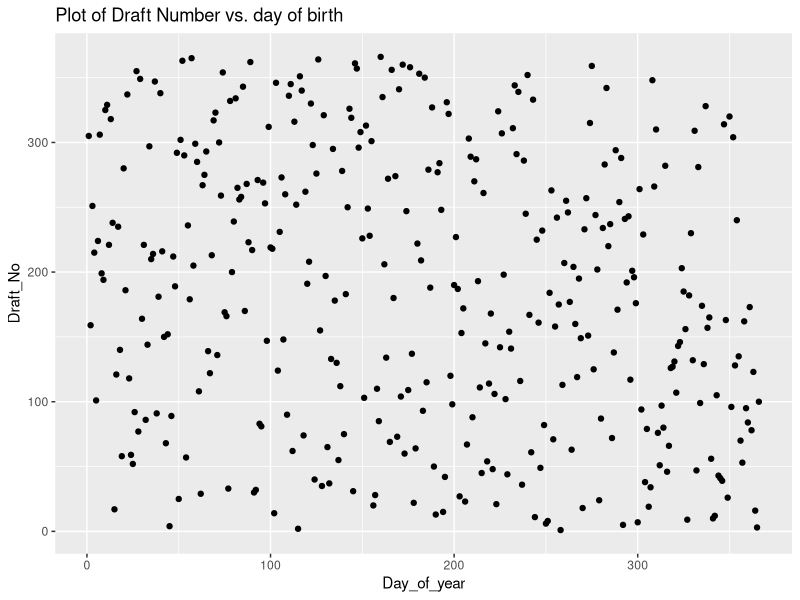
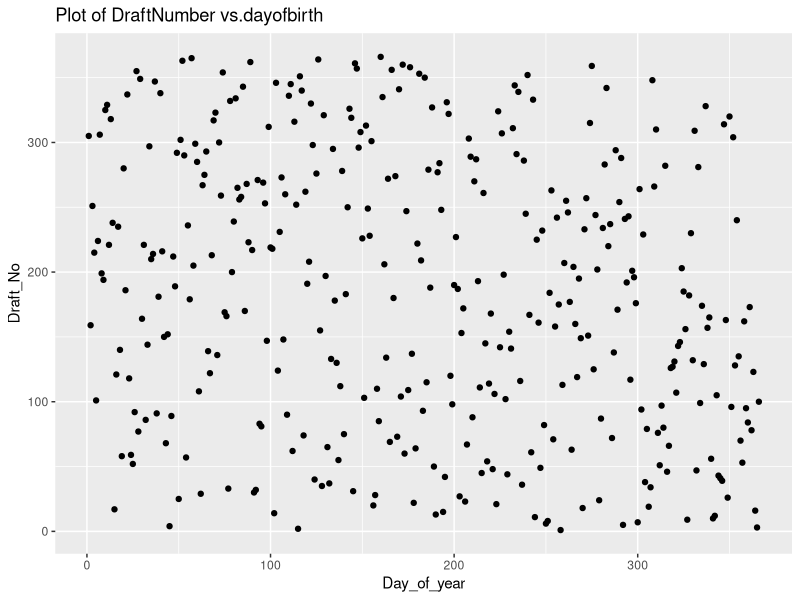
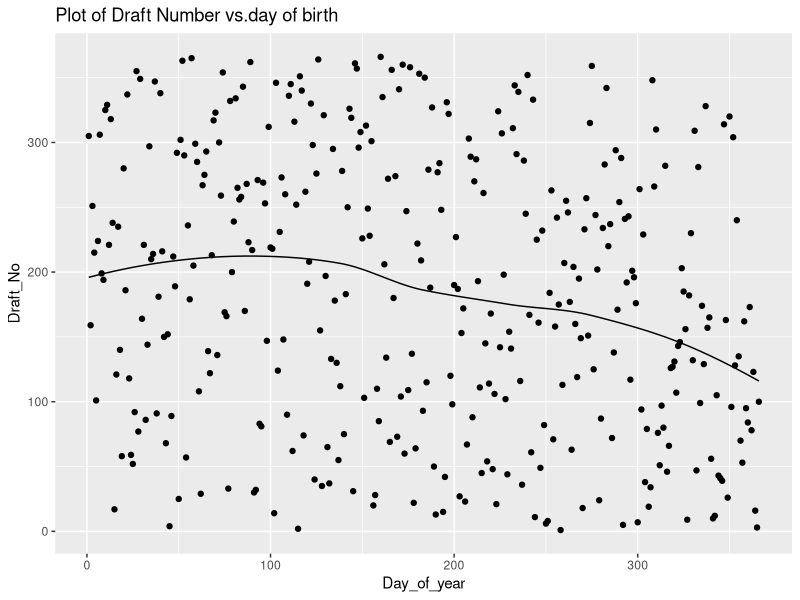
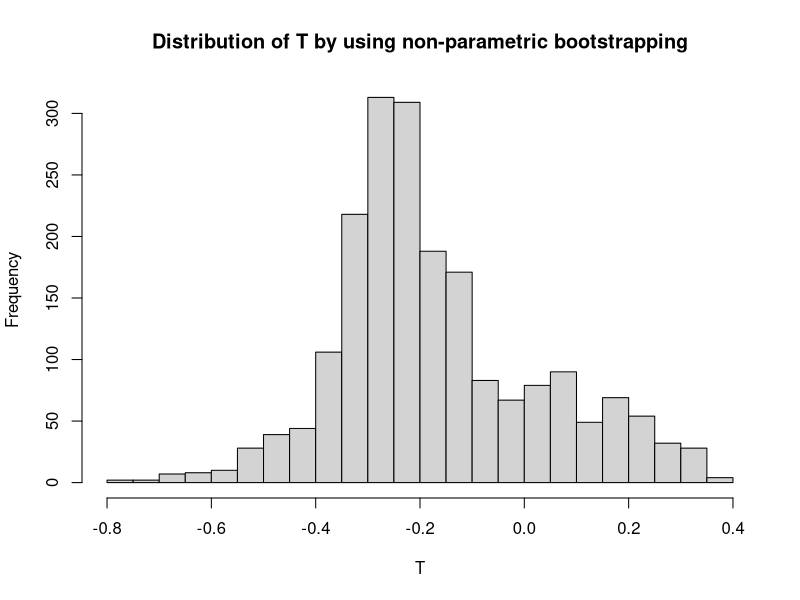

R code for these plots, in order:
## ---- chunk 1
knitr::opts_chunk$set(echo = TRUE, error = FALSE,
                      warning = FALSE)
library(ggplot2)
library(boot)
library(dplyr)
library(knitr)
## ---- chunk 2
lottery <- read.csv("lottery.csv",sep = ";")
lottery

ggplot(lottery, aes(x=Day_of_year, y = Draft_No)) + geom_point() + ggtitle("Plot of Draft Number vs. day of birth")



data <- read.csv("lottery.csv", sep=";")
ggplot(data, aes(x=Day_of_year, y = Draft_No)) + geom_point() +
ggtitle("Plot of DraftNumber vs.dayofbirth")
## ---- chunk 3
model <- loess(Draft_No~Day_of_year, data)
data$Y_hat <- predict(model, data)

ggplot(data, aes(x=Day_of_year, y = Draft_No)) + 
  geom_point() + 
  geom_line(aes(y=Y_hat)) + 
  ggtitle("Plot of Draft Number vs.day of birth")
## ---- chunk 4
set.seed(12345)
X <- data$Day_of_year
Y <- data$Draft_No
T <- numeric()
for (i in 1:2000) {
boot <-sample(length(X), replace=TRUE)
data1 <- cbind(X,boot)
X_a <- data1[which.min(data1[,2])]
X_b <- data1[which.max(data1[,2])]
model2 <- loess(Y~X, data=as.data.frame(data1), method="loess")
fitted_X_a <- model2$fitted[X_a]
fitted_X_b <- model2$fitted[X_b]
test <- (fitted_X_b - fitted_X_a)/(X_b - X_a)
T[i] <- test
}
pval <- length(which(T>=0))
hist(T, breaks=30,
main="Distribution of T by using non-parametric bootstrapping")
print("Estimated p-value:")
print(pval/2000)


